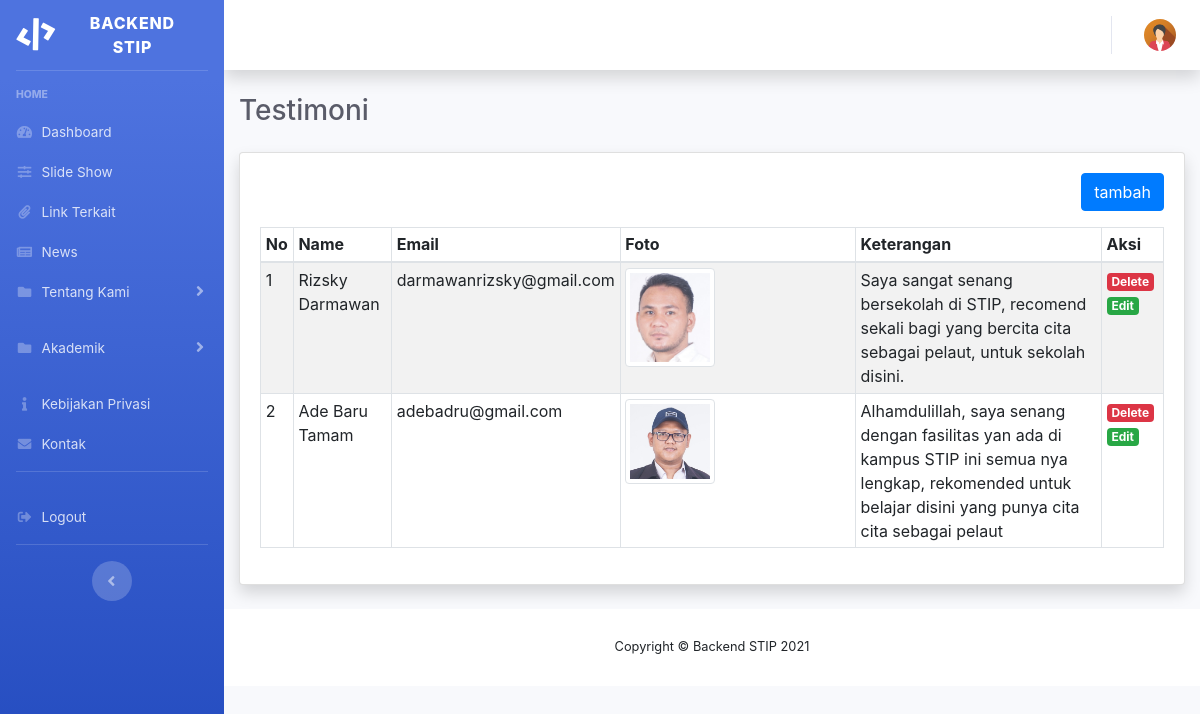
The page /admin/testimoni on the database its author committed.
### tables this page shows
CREATE TABLE `testimonial` (
  `id` int(11) NOT NULL,
  `name` varchar(50) NOT NULL,
  `email` varchar(50) NOT NULL,
  `description` text NOT NULL,
  `foto` varchar(225) NOT NULL
);

### application/controllers/Admin.php (called while the page is built, shortened)
<?php
class Admin extends CI_Controller
{
    public function __construct()
    {
        $this->load->helper(array('form', 'url', 'file'));
        $this->load->model('admin_model');
    }
    public function testimoni()
    {
        $data['title'] = 'Testimoni';
        $this->load->model('Admin_model', 'testimoni');
        $data['testimoni'] = $this->testimoni->getalltestimoni();
        $this->load->view('admin/themes/header');
        $this->load->view('admin/testimoni/content',$data);
        $this->load->view('admin/themes/footer');
    }
}

### index.php (called while the page is built, shortened)
<?php
require_once BASEPATH.'core/CodeIgniter.php';

### application/models/Admin_model.php (called while the page is built, shortened)
<?php
class Admin_model extends CI_Model {
public function getalltestimoni()
{
	$sql = $this->db->query("select * from testimonial ");
	$data = $sql->result_array();
	return $data;
}
} ?>

### application/views/admin/testimoni/content.php (the view, shortened to what this page needs)
<div class="container-fluid">
            <h5 class="h3 mb-4 text-gray-800"><?=$title;?></h5>
            <div class="card shadow mb-4">
                <div class="card-body">
                <div class=" pb-3 d-flex flex-row-reverse">
                    <a href=" <?php echo base_url('admin/add_testimoni'); ?>" class=" btn btn-primary">tambah</a>
                </div>
                    <table class="table table-striped table-bordered table-sm"  width="100%" cellspacing="0">
                        <thead>
                            <tr>
                                <th>No</th>
                                <th>Name</th>
                                <th>Email</th>
                                <th>Foto</th>
                                <th>Keterangan</th>
                                <th>Aksi</th>
                            </tr>
                        </thead>
                        <tbody>
                        <?php
                        $no=1;
                        $jumlah = count($testimoni);
                        for($i=0;$i<$jumlah;$i++){
                        ?>
                            <tr>
                                <td> <?= $no?></td>
                                <td><?= $testimoni[$i]['name']?></td>
                                <td><?=$testimoni[$i]['email']?></td>
                                <td><img src="<?= $testimoni[$i]['foto']?>" class="img-fluid img-thumbnail" width="40%" ></td>
                                <td><?=$testimoni[$i]['description']?></td>
                                <td>
                                    <a href="<?= base_url('admin/delete_testimoni/'.$testimoni[$i]['id']); ?>" type="button"
                                        class="badge badge-danger" onclick="return confirm('Yakin Mau Hapus ??')">Delete</a>
                                        <a href=" <?php echo base_url('admin/edit_testimoni/' .$testimoni[$i]['id']); ?>" type="button"
                                        class="badge badge-success">Edit</a>
                                </td>
                            </tr>
                        <?php $no++; } ?>
                        </tbody>
                    </table>
                </div>
            </div>
        </div>

### application/views/admin/themes/header.php (shortened to what this page needs)
<!DOCTYPE html>
<html lang="en">
<head>
    <link rel="stylesheet" href="<?= base_url()?>assets/backend/vendor/fontawesome-free/css/all.min.css" />
    <link rel="stylesheet" href="<?= base_url()?>assets/backend/css/sb-admin-2.min.css" />
    <link rel="stylesheet" href="https://stackpath.bootstrapcdn.com/bootstrap/4.2.1/css/bootstrap.min.css">
    <link href="https://cdn.jsdelivr.net/npm/summernote@0.8.11/dist/summernote-bs4.min.css" rel="stylesheet">
</head>
<body id="page-top">
    <div id="wrapper">
    <ul class="navbar-nav bg-gradient-primary sidebar sidebar-dark accordion" id="accordionSidebar">
<a class="sidebar-brand d-flex align-items-center justify-content-center" href="index.html">
    <div class="sidebar-brand-icon rotate-n-15">
        <i class="fas fa-code"></i>
    </div>
    <div class="sidebar-brand-text mx-3"><?=$this->config->item('applicationName')?></div>
</a>
<hr class="sidebar-divider ">
<div class="sidebar-heading">
    Home
</div>
<li class="nav-item active">
<li class="nav-item">
   <a class="nav-link pb-0" href="<?= base_url('admin/dashboard')?>">
    <i class="fas fa-fw fa-tachometer-alt"></i>
    <span>Dashboard</span></a>
 </li>
 <li class="nav-item">
   <a class="nav-link pb-0" href="<?= base_url('admin/slideshow')?>">
    <i class="fas fa-fw fa-sliders-h"></i>
    <span>Slide Show</span></a>
 </li>
 <li class="nav-item">
   <a class="nav-link pb-0" href="<?= base_url('admin/link')?>">
   <i class="fas fa-fw fa-paperclip"></i>
    <span>Link Terkait</span></a>
 </li>
 <li class="nav-item">
   <a class="nav-link pb-0" href="<?= base_url('admin/news')?>">
   <i class="fas fa-fw fa-newspaper"></i>
    <span>News</span></a>
 </li>
 <li class="nav-item">
    <a class="nav-link collapsed" href="#" data-toggle="collapse" data-target="#collapseTentang"
        aria-expanded="true" aria-controls="collapseTentang">
        <i class="fas fa-fw fa-folder"></i>
        <span>Tentang Kami</span>
    </a>
</li>
<li class="nav-item">
    <a class="nav-link collapsed" href="#" data-toggle="collapse" data-target="#collapseAkademik"
        aria-expanded="true" aria-controls="collapseAkademik">
        <i class="fas fa-fw fa-folder"></i>
        <span>Akademik</span>
    </a>
</li>
<li class="nav-item">
   <a class="nav-link pb-0" href="<?= base_url('admin/edit_privasi')?>">
   <i class="fas fa-fw fa-info"></i>
    <span>Kebijakan Privasi</span></a>
 </li>
 <li class="nav-item">
   <a class="nav-link pb-0" href="<?= base_url('admin/kontak')?>">
   <i class="fas fa-fw fa-envelope"></i>
    <span>Kontak</span></a>
 </li>
<hr class="sidebar-divider mt-3">
<li class="nav-item">
    <a class="nav-link" href="<?= base_url('admin/logout')?>">
        <i class="fas fa-fw fa-sign-out-alt"></i>
        <span>Logout</span></a>
</li>
<hr class="sidebar-divider">
<div class="text-center d-none d-md-inline">
    <button class="rounded-circle border-0" id="sidebarToggle"></button>
</div>
</ul>
        <div id="content-wrapper" class="d-flex flex-column">
            <div id="content">
                <nav class="navbar navbar-expand navbar-light bg-white topbar mb-4 static-top shadow">
                        <ul class="navbar-nav ml-auto">
                            <li class="nav-item dropdown no-arrow">
                                <a class="nav-link dropdown-toggle" href="#" id="userDropdown" role="button" data-toggle="dropdown"
                                    aria-haspopup="true" aria-expanded="false">
                                    <img class="img-profile rounded-circle"
                                        src="<?= base_url()?>assets/backend/img/avatar2.png" />
                                </a>
                            </li>
                        </ul>
                </nav>

### application/views/admin/themes/footer.php (shortened to what this page needs)
   <footer class="sticky-footer bg-white">
       <div class="container my-auto">
           <div class="copyright text-center my-auto">
               <span>Copyright &copy; <?=$this->config->item('applicationName')?> <?= date('Y')?></span>
           </div>
       </div>
   </footer>
   </div>
   </div>
</body>
</html>

### rows shown on the page
testimonial: name "Rizsky Darmawan", email "darmawanrizsky@gmail.com", foto (picture), description "Saya sangat senang bersekolah di STIP, recomend sekali bagi yang bercita cita sebagai pelaut, untuk sekolah disini."
testimonial: name "Ade Baru Tamam", email "adebadru@gmail.com", foto (picture), description "Alhamdulillah, saya senang dengan fasilitas yan ada di kampus STIP ini semua nya lengkap, rekomended untuk belajar disini yang punya cita cita sebagai pelaut"

### other values the page prints
$this->config->item('applicationName') "BACKEND STIP"
$title "Testimoni"
$this->config->item('applicationName') "Backend STIP"
